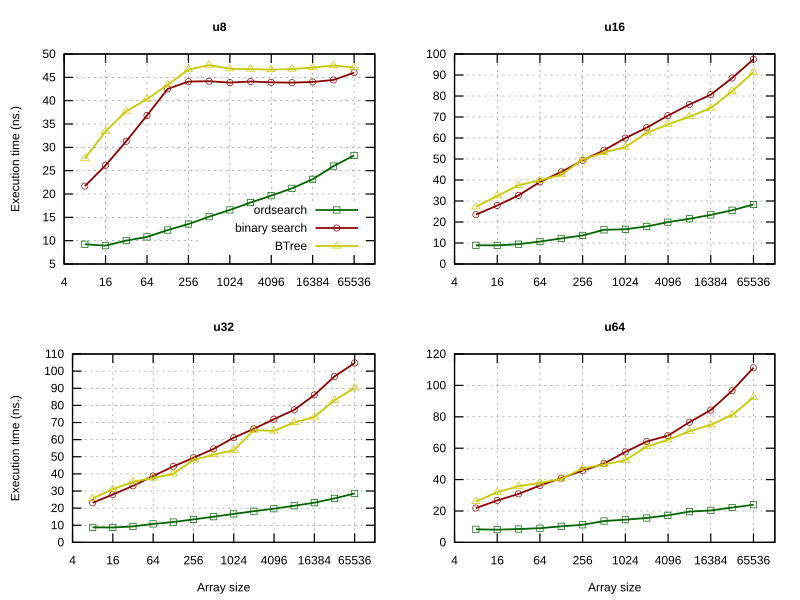

This chart was generated by the following gnuplot code:
set term svg enhanced size 800,600 lw 1.2 background rgb 'white'
set output 'plot.svg'
set grid
set key bottom right
set multiplot layout 2,2
set style line 1 lc 'dark-green' lw 1.5 pt 4 ps 0.7
set style line 2 lc 'dark-red' lw 1.5 pt 6 ps 0.7
set style line 3 lc 'dark-yellow' lw 1.5 pt 8 ps 0.7
set size 0.5,0.5

set datafile separator ','

set ylabel "Execution time (ns.)"

unset xlabel
set logscale x 2
set xrange [8/2:65536*2]
input_path = "../target"

set origin 0,0.5
set title "{/:Bold u8}"
plot \
    input_path.'/ordsearch.csv' skip 1 using 1:2 with lp title 'ordsearch' ls 1, \
    input_path.'/sorted_vec.csv' skip 1 using 1:2 with lp title 'binary search' ls 2, \
    input_path.'/btreeset.csv' skip 1 using 1:2 with lp title 'BTree' ls 3

unset ylabel
unset key

set origin 0.5,0.5
set title "{/:Bold u16}"
plot \
    input_path.'/ordsearch.csv' skip 1 using 1:3 with lp title 'ordsearch' ls 1, \
    input_path.'/sorted_vec.csv' skip 1 using 1:3 with lp title 'binary search' ls 2, \
    input_path.'/btreeset.csv' skip 1 using 1:3 with lp title 'BTree' ls 3

set xlabel "Array size"
set ylabel "Execution time (ns.)"

set origin 0,0
set title "{/:Bold u32}"
plot \
    input_path.'/ordsearch.csv' skip 1 using 1:4 with lp title 'ordsearch' ls 1, \
    input_path.'/sorted_vec.csv' skip 1 using 1:4 with lp title 'binary search' ls 2, \
    input_path.'/btreeset.csv' skip 1 using 1:4 with lp title 'BTree' ls 3

unset ylabel

set origin 0.5,0
set title "{/:Bold u64}"
plot \
    input_path.'/ordsearch.csv' skip 1 using 1:5 with lp title 'ordsearch' ls 1, \
    input_path.'/sorted_vec.csv' skip 1 using 1:5 with lp title 'binary search' ls 2, \
    input_path.'/btreeset.csv' skip 1 using 1:5 with lp title 'BTree' ls 3